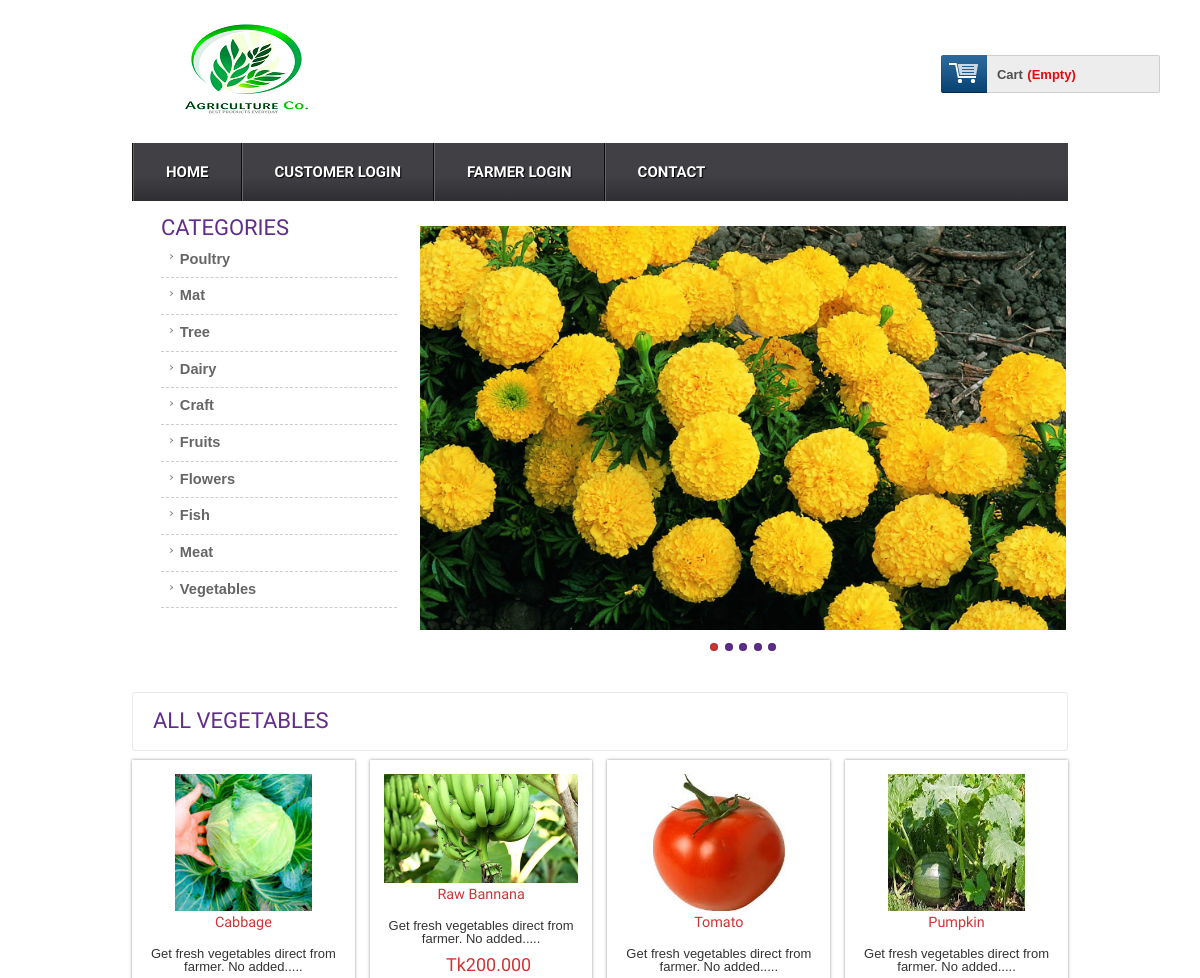
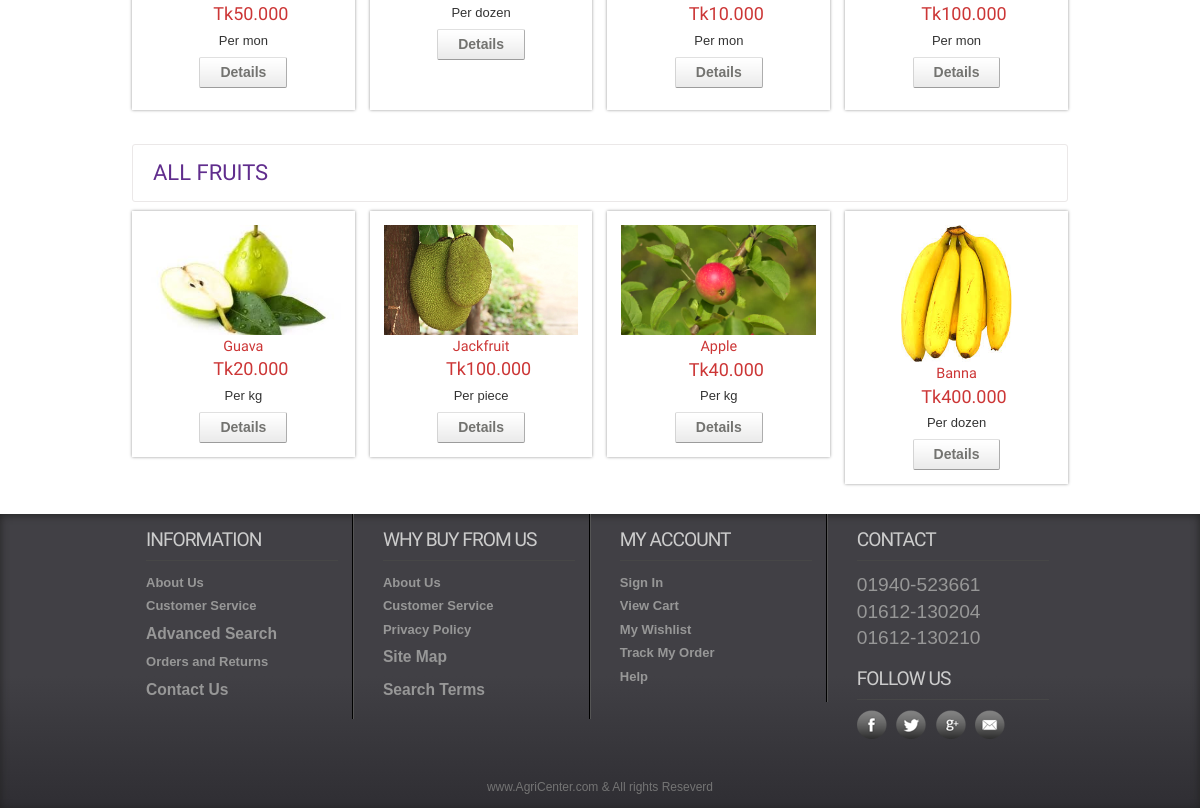
The app's page /aAgriCenter/index.php with its own data (2 pictures, top to bottom).
### tables this page shows
CREATE TABLE IF NOT EXISTS `tbl_catagory` (
  `catId` int(11) NOT NULL AUTO_INCREMENT,
  `catName` varchar(255) NOT NULL,
  PRIMARY KEY (`catId`)
);

CREATE TABLE IF NOT EXISTS `tbl_product` (
  `productId` int(11) NOT NULL AUTO_INCREMENT,
  `productName` varchar(255) NOT NULL,
  `catId` int(11) NOT NULL,
  `fid` int(11) NOT NULL,
  `body` text NOT NULL,
  `unit` varchar(255) NOT NULL,
  `price` float(10,3) NOT NULL,
  `image` varchar(255) NOT NULL,
  PRIMARY KEY (`productId`)
);

### aAgriCenter/classes/Cart.php (called while the page is built, shortened)
<?php
	$filepath = realpath(dirname(__FILE__));
	include_once ($filepath.'/../lib/Database.php');
	include_once ($filepath.'/../helpers/Format.php');
?>
<?php
	class Cart
	{
		private $db;
		public function __construct()
		{
			$this->db = new Database();
		}
		public function checkCartList()
		{
			$sId    = session_id();
			$query  = "SELECT * FROM tbl_cart WHERE sId = '$sId' ";
			$result = $this->db->select($query);
			return $result;
		}
	}
?>

### aAgriCenter/lib/Database.php (called while the page is built, shortened)
<?php
  Class Database{
     public $host   = DB_HOST;
     public $user   = DB_USER;
     public $pass   = DB_PASS;
     public $dbname = DB_NAME;
     public $link;
  private function connectDB(){
     $this->link = new mysqli($this->host, $this->user, $this->pass, $this->dbname);
   }
  public function select($query){
      $result = $this->link->query($query) or die($this->link->error.__LINE__);
      if($result->num_rows > 0){
        return $result;
      } else {
        return false;
      }
   }
}

### aAgriCenter/lib/Session.php (called while the page is built, shortened)
<?php
  class Session{
   public static function get($key){
      if (isset($_SESSION[$key])) {
       return $_SESSION[$key];
      } else {
       return false;
      }
   }
  }
?>

### aAgriCenter/classes/Catagory.php (called while the page is built, shortened)
<?php
	$filepath = realpath(dirname(__FILE__));
	include_once ($filepath.'/../lib/Database.php');
	include_once ($filepath.'/../helpers/Format.php');
?>
<?php
	class Catagory
	{
		private $db;
		public function __construct()
		{
			$this->db = new Database();
		}
	    public function getAllCat()
	    {
	    	$query  = "SELECT * FROM tbl_catagory ORDER BY catId DESC";
	    	$result =$this->db->select($query);
	    	return $result;
	    }
	}
 ?>

### aAgriCenter/classes/Product.php (called while the page is built, shortened)
<?php
	$filepath = realpath(dirname(__FILE__));
	include_once ($filepath.'/../lib/Database.php');
	include_once ($filepath.'/../helpers/Format.php');
?>
<?php
	class Product
	{
		private $db;
		public function __construct()
		{
			$this->db = new Database();
		}
		public function getFrontProduct()
		{
			$query  = "SELECT p.* FROM tbl_product as p, tbl_catagory as c
						WHERE p.catId = c.catId AND c.catName = 'Vegetables' ORDER BY productId DESC LIMIT 4";
	    	$result =$this->db->select($query);
	    	return $result;
		}
		public function getNewProduct()
		{
			$query = "SELECT p.* FROM tbl_product as p, tbl_catagory as c
					WHERE p.catId = c.catId AND c.catName = 'Fruits'
					ORDER BY productId DESC LIMIT 4";
	    	$result =$this->db->select($query);
	    	return $result;
		}
	}
?>

### aAgriCenter/helpers/Format.php (called while the page is built, shortened)
<?php
  class Format{
   public function textShorten($text, $limit = 400){
      $text = $text. " ";
      $text = substr($text, 0, $limit);
      $text = substr($text, 0, strrpos($text, ' '));
      $text = $text.".....";
      return $text;
   }
  }
?>

### aAgriCenter/index.php (the view, shortened to what this page needs)
<?php include 'inc/header.php';?>
<?php include 'inc/slider.php';?>
 <div class="main">
    <div class="content">
    	<div class="content_top">
    		<div class="heading">
    			<h3>All Vegetables</h3>
    		</div>
    	</div>
	      <div class="section group">
	      	<?php
	      		$getFpd = $pd->getFrontProduct();
	      		if ($getFpd) {
	      			while ($result = $getFpd->fetch_assoc()) {
	      	 ?>
				<div class="grid_1_of_4 images_1_of_4 " style="height: 300px">
					 <a href="details.php?proid=<?php echo $result['productId']; ?>"><img src="admin/<?php echo $result['image']; ?>" alt="" /></a>
					 <h2><?php echo $result['productName']; ?></h2>
					 <p><?php echo $fm->textShorten($result['body'], 60); ?></p>
					 <p><span class="price">Tk<?php echo $result['price']; ?></span></p>
					 <p><span class="unit">Per <?php echo $result['unit']; ?></span></p>
					 <?php
						  $login = Session::get("cuslogin");
						  if ($login == true) { ?>
				     <div class="button"><span><a href="details.php?proid=<?php echo $result['productId']; ?>" class="details">Details</a></span></div>
				     <?php } else { ?>
				     	<div class="button"><span><a href="index.php" class="details">Details</a></span></div>
				     <?php }  ?>
				</div>
				<?php } } ?>
		</div>
		<div class="content_bottom">
    		<div class="heading">
    			<h3>All fruits</h3>
    		</div>
    	</div>
			<div class="section group">
			<?php
	      		$getNpd = $pd->getNewProduct();
	      		if ($getNpd) {
	      			while ($result = $getNpd->fetch_assoc()) {
	      	 ?>
				<div class="grid_1_of_4 images_1_of_4">
					 <a href="details.php?proid=<?php echo $result['productId']; ?>"><img src="admin/<?php echo $result['image']; ?>" alt="" /></a>
					 <h2><?php echo $result['productName']; ?></h2>
					 <p><span class="price">Tk<?php echo $result['price']; ?></span></p>
					 <p><span class="unit">Per <?php echo $result['unit']; ?></span></p>
				      <?php
						  $login = Session::get("cuslogin");
						  if ($login == true) { ?>
				     <div class="button"><span><a href="details.php?proid=<?php echo $result['productId']; ?>" class="details">Details</a></span></div>
				     <?php } else { ?>
				     	<div class="button"><span><a href="index.php" class="details">Details</a></span></div>
				     <?php }  ?>
				</div>
				<?php } }  ?>
			</div>
    </div>
 </div>
<?php include 'inc/footer.php';?>

### aAgriCenter/inc/header.php (shortened to what this page needs)
<?php
    include 'lib/Session.php';
    include 'lib/Database.php';
	include 'helpers/Format.php';
	$fm  = new Format();
	$cat = new Catagory();
	$pd  = new Product();
	$ct  = new Cart();
?>
<!DOCTYPE HTML>
<head>
<link href="css/style.css" rel="stylesheet" type="text/css" media="all"/>
<link href="css/menu.css" rel="stylesheet" type="text/css" media="all"/>
<link href="css/layout.css" rel="stylesheet" type="text/css" media="all"/>
<link href="css/reset.css" rel="stylesheet" type="text/css" media="all"/>
</head>
<body>
  <div class="wrap">
		<div class="header_top">
			<div class="logo">
				<a href="index.php"><img src="images/logo-10.png" alt="" /></a>
			</div>
			  <div class="header_top_right">
			    <div class="shopping_cart" style="margin-left: 500px">
					<div class="cart">
						<a href="cart.php" title="View my shopping cart" rel="nofollow">
								<span class="cart_title">Cart</span>
								<span class="no_product">
									<?php
										$getData = $ct->checkCartList();
										if ($getData) {
											$sum = Session::get("sum");
											$qty = Session::get("qty");
										    echo "Tk. ".$sum." | Qty: ".$qty;
										} else {
											echo "(Empty)";
										}
									 ?>
								</span>
							</a>
						</div>
			      </div>
	 </div>
 </div>
<div class="menu">
	<ul id="dc_mega-menu-orange" class="dc_mm-orange">
	  <li><a href="index.php">Home</a></li>
<?php
	$f_login = Session::get("fmrlogin");
	if ($f_login == false) { ?>
	<?php
		$login = Session::get("cuslogin");
		if ($login == false) { ?>
			<li><a href="login.php">Customer Login</a></li>
	    <?php } else { ?>
			<li><a href="?cid=<?php Session::get('cmrId')?>">Logout</a></li>
    <?php }	?>
<?php  } ?>
<?php
	$login = Session::get("cuslogin");
	if ($login == false) { ?>
	<?php
		$f_login = Session::get("fmrlogin");
		if ($f_login == false) { ?>
			<li><a href="farmerlogin.php">Farmer Login</a></li>
	    <?php } else { ?>
			<li><a href="?fid=<?php Session::get('fmrId')?>">Logout</a></li>
	<?php }	?>
<?php  } ?>
	  <li><a href="contact.php">Contact</a> </li>
	</ul>
</div>

### aAgriCenter/inc/slider.php (shortened to what this page needs)
<div class="header_bottom">
		<div class="rightsidebar span_3_of_1">
				<h2>CATEGORIES</h2>
				<ul>
					<?php
						$getCat = $cat->getAllCat();
						if ($getCat) {
							while ($result = $getCat->fetch_assoc()) {
					 ?>
			      <li><a href="productbycat.php?catId=<?php echo $result['catId']; ?>"><?php echo $result['catName']; ?></a></li>
			      		<?php } } ?>
				</ul>
		</div>
		<div class="header_bottom_right_images">
			<section class="slider">
				  <div class="flexslider">
					<ul class="slides">
						<li><img src="images/11.jpg" alt=""/></li>
				    </ul>
				  </div>
	      </section>
	    </div>
 </div>

### aAgriCenter/inc/footer.php (shortened to what this page needs)
</div>
   <div class="footer">
   	  <div class="wrapper">
	     <div class="section group">
				<div class="col_1_of_4 span_1_of_4">
						<h4>Information</h4>
						<ul>
						<li><a href="#">About Us</a></li>
						<li><a href="#">Customer Service</a></li>
						<li><a href="#"><span>Advanced Search</span></a></li>
						<li><a href="#">Orders and Returns</a></li>
						<li><a href="#"><span>Contact Us</span></a></li>
						</ul>
					</div>
				<div class="col_1_of_4 span_1_of_4">
					<h4>Why buy from us</h4>
						<ul>
						<li><a href="about.html">About Us</a></li>
						<li><a href="faq.html">Customer Service</a></li>
						<li><a href="#">Privacy Policy</a></li>
						<li><a href="contact.php"><span>Site Map</span></a></li>
						<li><a href="details.php"><span>Search Terms</span></a></li>
						</ul>
				</div>
				<div class="col_1_of_4 span_1_of_4">
					<h4>My account</h4>
						<ul>
							<li><a href="contact.php">Sign In</a></li>
							<li><a href="index.php">View Cart</a></li>
							<li><a href="#">My Wishlist</a></li>
							<li><a href="#">Track My Order</a></li>
							<li><a href="faq.html">Help</a></li>
						</ul>
				</div>
				<div class="col_1_of_4 span_1_of_4">
					<h4>Contact</h4>
						<ul>
							<li><span>01940-523661</span></li>
							<li><span>01612-130204</span></li>
							<li><span>01612-130210</span></li>
						</ul>
						<div class="social-icons">
							<h4>Follow Us</h4>
					   		  <ul>
							      <li class="facebook"><a href="#" target="_blank"> </a></li>
							      <li class="twitter"><a href="#" target="_blank"> </a></li>
							      <li class="googleplus"><a href="#" target="_blank"> </a></li>
							      <li class="contact"><a href="#" target="_blank"> </a></li>
						     </ul>
   	 					</div>
				</div>
			</div>
			<div class="copy_right">
				<p>www.AgriCenter.com &amp; All rights Reseverd </p>
		   </div>
     </div>
    </div>
    <link href="css/flexslider.css" rel='stylesheet' type='text/css' />
</body>
</html>

### aAgriCenter/css/menu.css (style rules this page uses)
ul.dc_mm-orange,ul.dc_mm-orange li { border:none; list-style:none; }
ul.dc_mm-orange { background: #414045; background: -moz-linear-gradient(top, #414045 55%, #2f2e33 100%); background: -webkit-gradient(linear, left top, left bottom, color-stop(55%,#414045), color-stop(100%,#2f2e33)); background: -webkit-linear-gradient(top, #414045 55%,#2f2e33 100%); background: -o-linear-gradient(top, #414045 55%,#2f2e33 100%); background: -ms-linear-gradient(top, #414045 55%,#2f2e33 100%); background: linear-gradient(to bottom, #414045 55%,#2f2e33 100%); filter: progid:DXImageTransform.Microsoft.gradient( startColorstr='#414045', endColorstr='#2f2e33',GradientType=0 ); font:normal 13px Arial,sans-serif; padding:0; position:relative; width:100%; }
ul.dc_mm-orange li { float:left; margin:0; padding:0; }
ul.dc_mm-orange li a { color:#fff; display:block; float:left; font-size:15px; padding:20px 32px; text-decoration:none; text-shadow:1px 1px 1px #000; text-transform:uppercase; font-family:'Doppio One', sans-serif; border-left:2px groove #636363; }

### aAgriCenter/css/layout.css (style rules this page uses)
body { background: #fff none repeat scroll 0 0; color: #444; font-size: 14px; padding: 0; }
a { color: #000; font-weight:bold; text-decoration: none; }
h1, h2, h3, h4, h5, h6 { line-height:1.2em; margin-bottom:.3em; }
h2 { margin-top:1em; }
div.menu { padding:0; }
p { margin-bottom:1em; }
ul, ol { padding-top:0; }

### aAgriCenter/css/flexslider.css (style rules this page uses)
.header_bottom_right_images { float: left; width: 69%; margin-left: 1%; padding-top: 25px; }
.slides, .flex-control-nav, .flex-direction-nav { margin: 0; padding: 0; list-style: none; }
.flexslider { margin: 0; padding: 0; }
.flexslider .slides > li { display: none; -webkit-backface-visibility: hidden; }
.flexslider .slides img { width: 100%; display: block;min-height:310px; }
.slides:after { content: "."; display: block; clear: both; visibility: hidden; line-height: 0; height: 0; }
.flexslider { background: ; position: relative; -webkit-border-radius: 4px; -moz-border-radius: 4px; -o-border-radius: 4px; border-radius: 4px; ,0,0,.2); zoom: 1; }
.flexslider .slides { zoom: 1; }

### records on screen
tbl_catagory: catName "Poultry"
tbl_catagory: catName "Mat"
tbl_catagory: catName "Tree"
tbl_catagory: catName "Dairy"
tbl_catagory: catName "Craft"
tbl_catagory: catName "Fruits"
tbl_catagory: catName "Flowers"
tbl_catagory: catName "Fish"
tbl_catagory: catName "Meat"
tbl_catagory: catName "Vegetables"
tbl_product: image (picture), productName "Cabbage", body "Get fresh vegetables direct from farmer. No added.....", price "50.000", unit "mon"
tbl_product: image (picture), productName "Raw Bannana", body "Get fresh vegetables direct from farmer. No added.....", price "200.000", unit "dozen"
tbl_product: image (picture), productName "Tomato", body "Get fresh vegetables direct from farmer. No added.....", price "10.000", unit "mon"
tbl_product: image (picture), productName "Pumpkin", body "Get fresh vegetables direct from farmer. No added.....", price "100.000", unit "mon"
tbl_product: image (picture), productName "Guava", price "20.000", unit "kg"
tbl_product: image (picture), productName "Jackfruit", price "100.000", unit "piece"
tbl_product: image (picture), productName "Apple", price "40.000", unit "kg"
tbl_product: image (picture), productName "Banna", price "400.000", unit "dozen"
